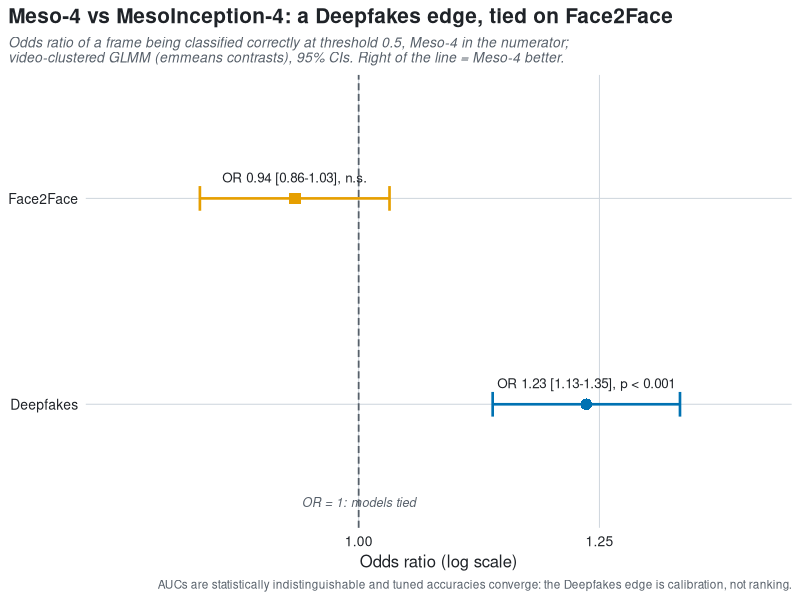
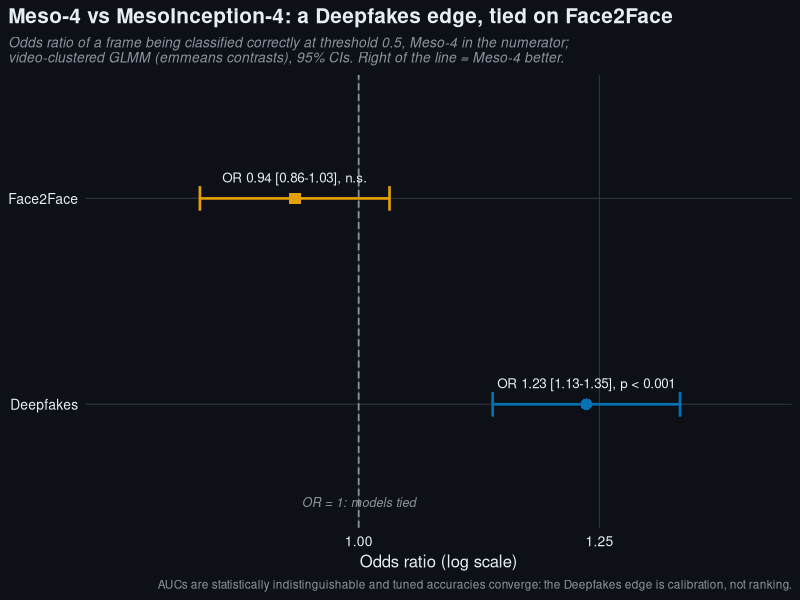
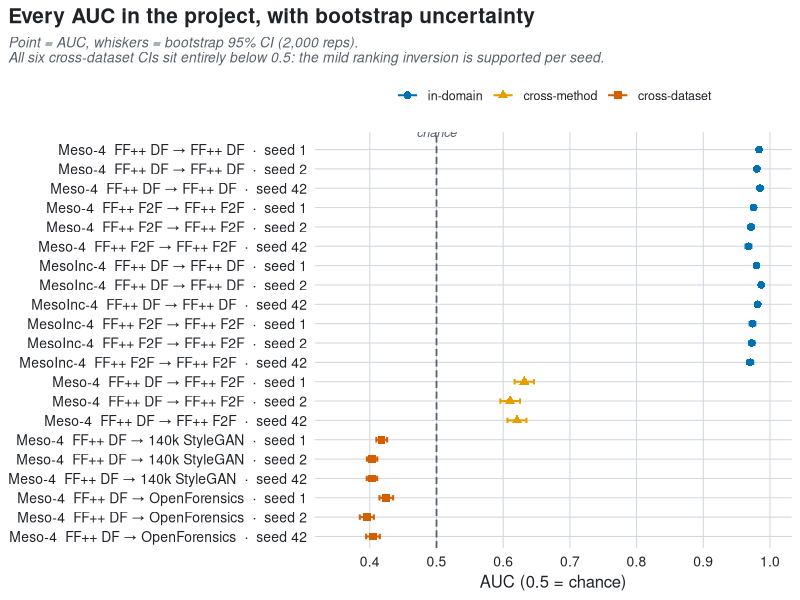
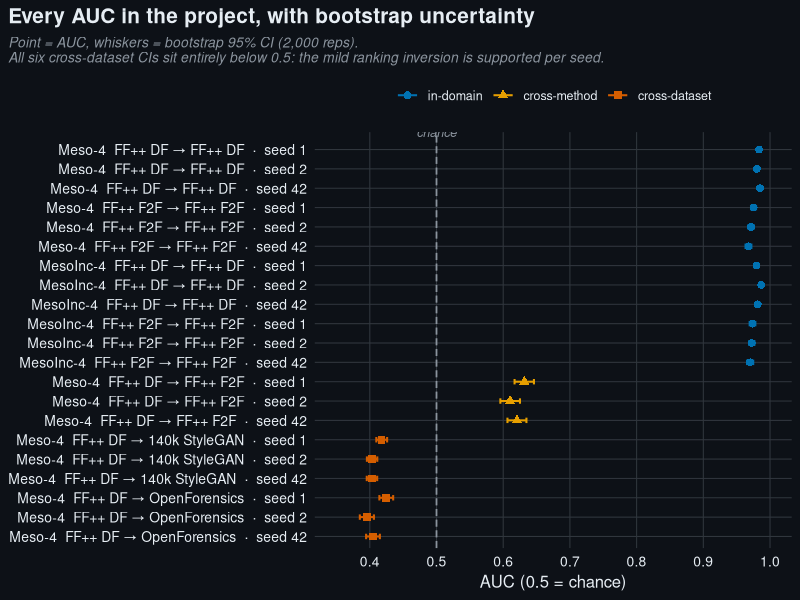

These charts were generated, in order, by the following R code:
# Task 8 — R statistical visualizations, rendered from analysis/output/*.csv only
# (no model refitting). Sourced by models.R after the fits; runnable standalone:
#   Rscript plots.R
#
# Exports light + dark PNGs (150 dpi) into ../assets/, matching the Python figure
# suite's Okabe-Ito palette and dual-theme convention.

library(readr)
library(dplyr)
library(ggplot2)

OKABE <- c(blue = "#0072B2", orange = "#E69F00", green = "#009E73",
           vermillion = "#D55E00", purple = "#CC79A7", skyblue = "#56B4E9")
LIGHT <- list(bg = "#ffffff", fg = "#1f2328", grid = "#d0d7de", muted = "#57606a")
DARK  <- list(bg = "#0d1117", fg = "#e6edf3", grid = "#30363d", muted = "#8b949e")

theme_repo <- function(th) {
  theme_minimal(base_size = 12) +
    theme(
      plot.background = element_rect(fill = th$bg, colour = NA),
      panel.background = element_rect(fill = th$bg, colour = NA),
      panel.grid.major = element_line(colour = th$grid, linewidth = 0.35),
      panel.grid.minor = element_blank(),
      text = element_text(colour = th$fg),
      axis.text = element_text(colour = th$fg, size = 10),
      plot.title.position = "plot",
      plot.title = element_text(face = "bold", size = 15),
      plot.subtitle = element_text(colour = th$muted, size = 10, face = "italic"),
      plot.caption = element_text(colour = th$muted, size = 8.5),
      legend.text = element_text(colour = th$fg, size = 9),
      legend.title = element_blank()
    )
}

save_both <- function(build_fn, name, width, height) {
  for (variant in list(list(th = LIGHT, suffix = ".png"),
                       list(th = DARK, suffix = ".dark.png"))) {
    p <- build_fn(variant$th)
    ggsave(file.path("..", "assets", paste0(name, variant$suffix)), p,
           width = width, height = height, dpi = 150, bg = variant$th$bg)
  }
  message("wrote assets/", name, "{.png,.dark.png}")
}

# ---- fig_glmm_forest: Meso-4 vs MesoInception-4 odds ratios per method --------------------
# emmeans_contrasts.csv stores meso_inception4/meso4; invert so Meso-4 is the numerator.
contr <- read_csv("output/emmeans_contrasts.csv", show_col_types = FALSE) |>
  transmute(method,
            or = 1 / odds.ratio, lo = 1 / asymp.UCL, hi = 1 / asymp.LCL,
            p = p.value,
            sig = p < 0.05)

build_forest <- function(th) {
  ggplot(contr, aes(x = or, y = method)) +
    geom_vline(xintercept = 1, linetype = "42", colour = th$muted, linewidth = 0.6) +
    geom_errorbarh(aes(xmin = lo, xmax = hi, colour = sig), height = 0.12, linewidth = 0.9) +
    geom_point(aes(colour = sig, shape = sig), size = 3.6) +
    geom_text(aes(label = sprintf("OR %.2f [%.2f-%.2f]%s", or, lo, hi,
                                  ifelse(sig, sprintf(", p < 0.001"), ", n.s."))),
              vjust = -1.6, size = 3.4, colour = th$fg) +
    annotate("text", x = 1, y = 0.55, label = "OR = 1: models tied",
             size = 3.2, fontface = "italic", colour = th$muted, vjust = 1) +
    scale_colour_manual(values = c(`TRUE` = unname(OKABE["blue"]),
                                   `FALSE` = unname(OKABE["orange"])), guide = "none") +
    scale_shape_manual(values = c(`TRUE` = 16, `FALSE` = 15), guide = "none") +
    scale_x_continuous(limits = c(0.8, 1.45)) +
    labs(
      title = "Meso-4 vs MesoInception-4: a Deepfakes edge, tied on Face2Face",
      subtitle = paste("Odds ratio of a frame being classified correctly at threshold 0.5,",
                       "Meso-4 in the numerator;\nvideo-clustered GLMM (emmeans contrasts),",
                       "95% CIs. Right of the line = Meso-4 better."),
      x = "Odds ratio (log scale)", y = NULL,
      caption = paste("AUCs are statistically indistinguishable and tuned accuracies converge:",
                      "the Deepfakes edge is calibration, not ranking.")
    ) +
    coord_trans(x = "log10") +
    theme_repo(th)
}
save_both(build_forest, "fig_glmm_forest", width = 8.2, height = 3.6)

# ---- fig_auc_cis: bootstrap CI dot-and-whisker for every reported AUC ---------------------
model_label <- c(meso4 = "Meso-4", meso_inception4 = "MesoInc-4")
ds_label <- c(ff_deepfakes = "FF++ DF", ff_face2face = "FF++ F2F",
              openforensics = "OpenForensics", faces140k = "140k StyleGAN")

cis <- read_csv("output/auc_cis.csv", show_col_types = FALSE) |>
  mutate(
    category = case_when(
      in_domain ~ "in-domain",
      eval_dataset == "ff_face2face" ~ "cross-method",
      TRUE ~ "cross-dataset"
    ),
    category = factor(category, levels = c("in-domain", "cross-method", "cross-dataset")),
    row = sprintf("%s  %s → %s  ·  seed %s", model_label[model],
                  ds_label[train_source], ds_label[eval_dataset], seed)
  ) |>
  arrange(category, model, train_source, eval_dataset, seed) |>
  mutate(row = factor(row, levels = rev(unique(row))))

build_cis <- function(th) {
  ggplot(cis, aes(x = auc, y = row, colour = category, shape = category)) +
    geom_vline(xintercept = 0.5, linetype = "42", colour = th$muted, linewidth = 0.6) +
    geom_errorbarh(aes(xmin = ci_lo, xmax = ci_hi), height = 0.28, linewidth = 0.7) +
    geom_point(size = 2.3) +
    annotate("text", x = 0.5, y = length(levels(cis$row)) + 0.9, label = "chance",
             size = 3.2, fontface = "italic", colour = th$muted) +
    scale_colour_manual(values = c(`in-domain` = unname(OKABE["blue"]),
                                   `cross-method` = unname(OKABE["orange"]),
                                   `cross-dataset` = unname(OKABE["vermillion"]))) +
    scale_shape_manual(values = c(`in-domain` = 16, `cross-method` = 17,
                                  `cross-dataset` = 15)) +
    scale_x_continuous(limits = c(0.35, 1.0), breaks = seq(0.4, 1.0, 0.1)) +
    labs(
      title = "Every AUC in the project, with bootstrap uncertainty",
      subtitle = paste("Point = AUC, whiskers = bootstrap 95% CI (2,000 reps).\nAll six",
                       "cross-dataset CIs sit entirely below 0.5: the mild ranking inversion",
                       "is supported per seed."),
      x = "AUC (0.5 = chance)", y = NULL
    ) +
    theme_repo(th) +
    theme(legend.position = "top")
}
save_both(build_cis, "fig_auc_cis", width = 8.6, height = 7.2)
